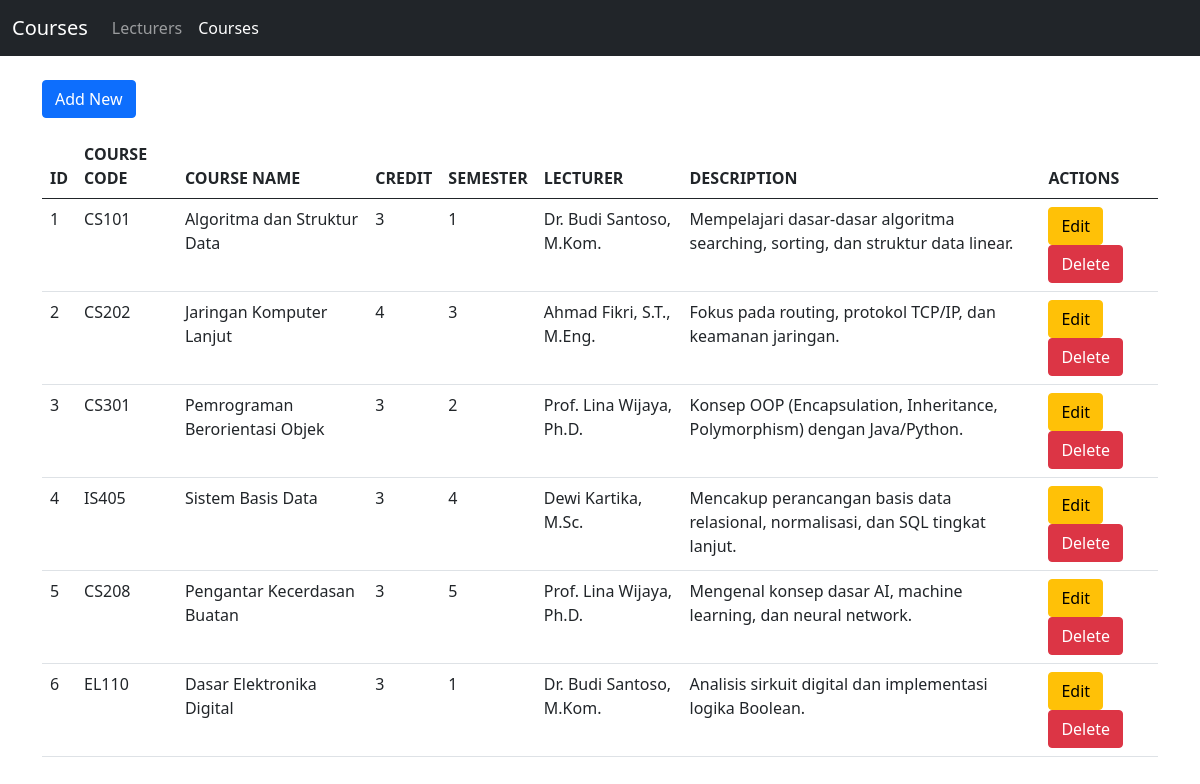
The app's page /tp_mvc25/course.php with its own data.
### tables this page shows
CREATE TABLE `courses` (
  `course_id` int(11) NOT NULL,
  `course_code` varchar(20) NOT NULL,
  `course_name` varchar(100) NOT NULL,
  `credit` int(11) NOT NULL,
  `semester` int(11) NOT NULL,
  `lecturer_id` int(11) DEFAULT NULL,
  `description` text DEFAULT NULL
);

CREATE TABLE `lecturers` (
  `id` int(11) NOT NULL,
  `name` varchar(255) NOT NULL,
  `nidn` varchar(20) NOT NULL,
  `phone` varchar(15) NOT NULL,
  `join_date` date NOT NULL
);

### tp_mvc25/controllers/CoursesController.php (called while the page is built, shortened)
<?php
include_once("views/CoursesView.php");
class CoursesController
{
    private $course;
    function __construct()
    {
        $this->course = new Courses(
            Connection::$db_host,
            Connection::$db_user,
            Connection::$db_pass,
            Connection::$db_name
        );
    }
    public function index()
    {
        $this->course->open();
        $this->course->getCourses();
        $data = [];
        while ($row = $this->course->getResult()) {
            $data[] = $row;
        }
        $view = new CoursesView();
        $view->render($data);
    }
}

### tp_mvc25/models/DB.php (called while the page is built, shortened)
<?php
class DB
{
    var $db_host = "";
    var $db_user = "";
    var $db_pass = "";
    var $db_name = "";
    var $db_link = "";
    function __construct($db_host, $db_user, $db_pass, $db_name)
    {
        $this->db_host = $db_host;
        $this->db_user = $db_user;
        $this->db_pass = $db_pass;
        $this->db_name = $db_name;
    }
    function open()
    {
        $this->db_link = mysqli_connect(
            $this->db_host,
            $this->db_user,
            $this->db_pass,
            $this->db_name
        );
    }
    function execute($query)
    {
        $this->result = mysqli_query($this->db_link, $query);
        return $this->result;
    }
}

### tp_mvc25/models/Courses.php (called while the page is built, shortened)
<?php
require_once 'DB.php';
class Courses extends DB
{
    function getCourses()
    {
        $query = "SELECT c.*, l.name as lecturer_name
              FROM courses c
              LEFT JOIN lecturers l ON c.lecturer_id = l.id";
        return $this->execute($query);
    }
}

### tp_mvc25/views/CoursesView.php (the view, shortened to what this page needs)
<?php
include_once("Template.php");
class CoursesView
{
    public function render($data)
    {
        $no = 1;
        $rows = "";
        foreach ($data as $row) {
            $course_id = $row['course_id'];
            $course_code = $row['course_code'];
            $course_name = $row['course_name'];
            $credit = $row['credit'];
            $semester = $row['semester'];
            $lecturer_name = $row['lecturer_name'];
            $description = $row['description'];
            $rows .= "
            <tr>
                <td>{$no}</td>
                <td>{$course_code}</td>
                <td>{$course_name}</td>
                <td>{$credit}</td>
                <td>{$semester}</td>
                <td>{$lecturer_name}</td>
                <td>{$description}</td>
                <td>
                    <a href='course.php?action=edit&id={$course_id}' class='btn btn-warning'>Edit</a>
                    <a href='course.php?delete={$course_id}' class='btn btn-danger'>Delete</a>
                </td>
            </tr>
        ";
            $no++;
        }
    }
}

### tp_mvc25/course.php
<?php
include_once("connection.php");
include_once("controllers/CoursesController.php");
$courseController = new CoursesController();
$id = isset($_GET['id']) ? $_GET['id'] : null;
$action = isset($_GET['action']) ? $_GET['action'] : null;
if ($_SERVER['REQUEST_METHOD'] === 'POST') {
    if (isset($_POST['submit_add'])) {
        $courseController->add($_POST);
    } else if (isset($_POST['submit_edit'])) {
        $id_post = $_POST['course_id'];
        $courseController->edit($id_post, $_POST);
    }
} else {
    if ($action == 'edit' && $id) {
        $courseController->edit($id, null);
    } else if ($action == 'add') {
        $courseController->addForm();
    } else if (isset($_GET['delete'])) {
        $courseController->delete($_GET['delete']);
    } else {
        $courseController->index();
    }
}

### tp_mvc25/views/Template.php (shortened to what this page needs)
<?php
class Template
{
    var $content = '';
    function __construct($filename = '')
    {
        $this->content = implode('', @file($filename));
    }
    function clear()
    {
        $this->content = preg_replace("/DATA_[A-Z|_|0-9]+/", "", $this->content);
    }
    function write()
    {
        print $this->content;
    }
    function replace($old = '', $new = '')
    {
        if (is_int($new)) {
            $value = sprintf("%d", $new);
        } elseif (is_float($new)) {
            $value = sprintf("%f", $new);
        } elseif (is_array($new)) {
            $value = '';
            foreach ($new as $item) {
                $value .= $item . ' ';
            }
        } else {
            $value = $new;
        }
        $this->content = preg_replace("/$old/", $value, $this->content);
    }
}

### records on screen
courses: course_code "CS101", course_name "Algoritma dan Struktur Data", credit "3", semester "1", lecturer.name "Dr. Budi Santoso, M.Kom.", description "Mempelajari dasar-dasar algoritma searching, sorting, dan struktur data linear."
courses: course_code "CS202", course_name "Jaringan Komputer Lanjut", credit "4", semester "3", lecturer.name "Ahmad Fikri, S.T., M.Eng.", description "Fokus pada routing, protokol TCP/IP, dan keamanan jaringan."
courses: course_code "CS301", course_name "Pemrograman Berorientasi Objek", credit "3", semester "2", lecturer.name "Prof. Lina Wijaya, Ph.D.", description "Konsep OOP (Encapsulation, Inheritance, Polymorphism) dengan Java/Python."
courses: course_code "IS405", course_name "Sistem Basis Data", credit "3", semester "4", lecturer.name "Dewi Kartika, M.Sc.", description "Mencakup perancangan basis data relasional, normalisasi, dan SQL tingkat lanjut."
courses: course_code "CS208", course_name "Pengantar Kecerdasan Buatan", credit "3", semester "5", lecturer.name "Prof. Lina Wijaya, Ph.D.", description "Mengenal konsep dasar AI, machine learning, dan neural network."
courses: course_code "EL110", course_name "Dasar Elektronika Digital", credit "3", semester "1", lecturer.name "Dr. Budi Santoso, M.Kom.", description "Analisis sirkuit digital dan implementasi logika Boolean."

### other values on screen
$this->content "Courses Lecturers Courses Add New ID COURSE CODE COURSE NAME CREDIT SEMESTER LECTURER DESCRIPTION ACTIONS"
